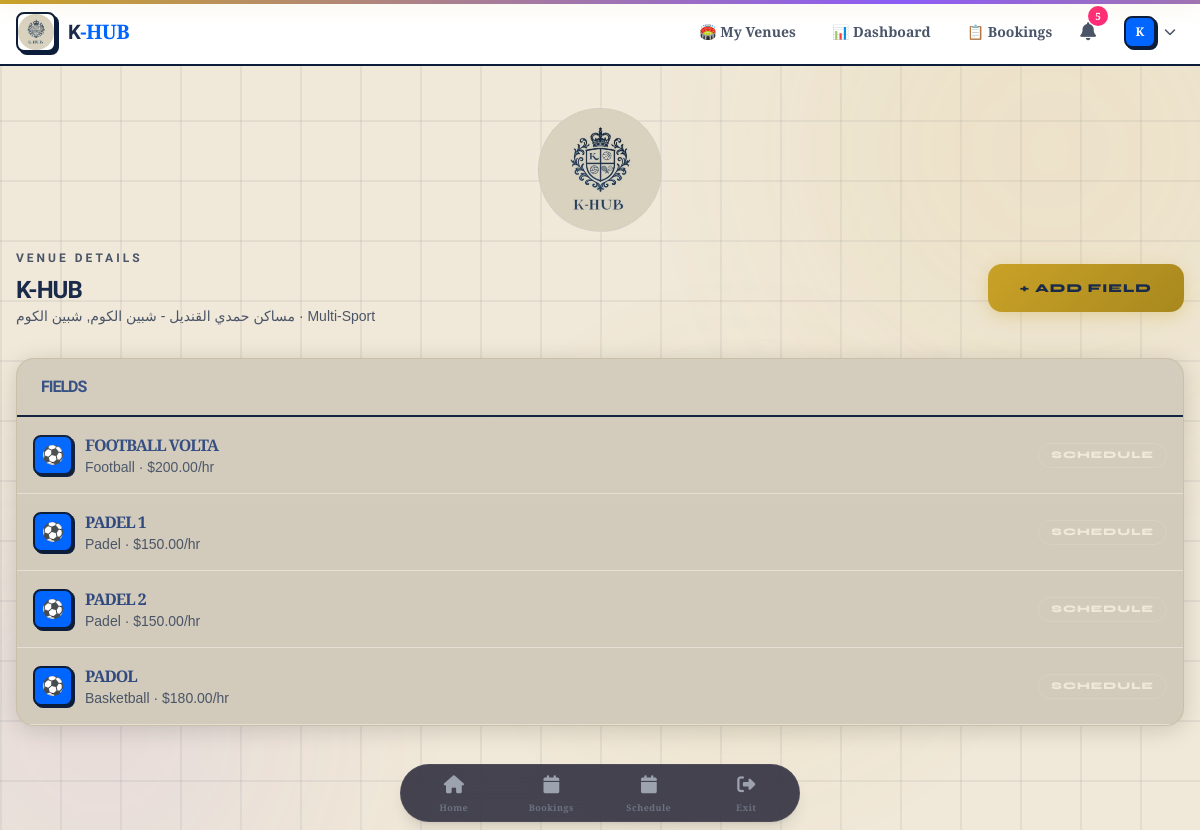
/venues/6/ (signed in), run on the app's committed database.
### accounts/models.py (models this page shows, shortened)
class User(AbstractBaseUser, PermissionsMixin):
    ROLE_CHOICES = [
        ('PLAYER', 'Player'),
        ('VENUE_OWNER', 'Venue Owner'),
        ('ADMIN', 'Admin'),
    ]
    email = models.EmailField(unique=True, db_index=True)
    username = models.CharField(max_length=50, unique=True, null=True, blank=True)
    role = models.CharField(max_length=20, choices=ROLE_CHOICES, default='PLAYER')
    is_active = models.BooleanField(default=True)
    is_staff = models.BooleanField(default=False)
    date_joined = models.DateTimeField(default=timezone.now)
    objects = UserManager()
    USERNAME_FIELD = 'email'
    REQUIRED_FIELDS = []
    class Meta:
        indexes = [
            models.Index(fields=['email']),
            models.Index(fields=['role']),
        ]
    @property
    def is_player(self):
        return self.role == 'PLAYER'
    @property
    def is_venue_owner(self):
        return self.role == 'VENUE_OWNER'

### venues/models.py (models this page shows, shortened)
class Venue(models.Model):
    SPORT_CHOICES = [
        ('FOOTBALL', 'Football'),
        ('CRICKET', 'Cricket'),
        ('BASKETBALL', 'Basketball'),
        ('TENNIS', 'Tennis'),
        ('PADEL', 'Padel'),
        ('BADMINTON', 'Badminton'),
        ('VOLLEYBALL', 'Volleyball'),
        ('MULTI', 'Multi-Sport'),
    ]
    owner = models.ForeignKey(settings.AUTH_USER_MODEL, on_delete=models.CASCADE, related_name='venues')
    name = models.CharField(max_length=200)
    address = models.TextField()
    city = models.CharField(max_length=100)
    sport_type = models.CharField(max_length=20, choices=SPORT_CHOICES)
    description = models.TextField(blank=True)
    logo = models.ImageField(upload_to='venue_logos/', null=True, blank=True)
    brand_color = models.CharField(max_length=7, default='#0066FF')
    brand_name = models.CharField(max_length=200, blank=True)
    created_at = models.DateTimeField(auto_now_add=True)

class Field(models.Model):
    venue = models.ForeignKey(Venue, on_delete=models.CASCADE, related_name='fields')
    name = models.CharField(max_length=200)
    sport_type = models.CharField(max_length=20, choices=Venue.SPORT_CHOICES)
    description = models.TextField(blank=True)
    price_per_hour = models.DecimalField(max_digits=10, decimal_places=2, validators=[MinValueValidator(0)])
    is_active = models.BooleanField(default=True)
    image = models.ImageField(upload_to='field_images/', null=True, blank=True)
    created_at = models.DateTimeField(auto_now_add=True)
    class Meta:
        indexes = [
            models.Index(fields=['venue', 'is_active']),
            models.Index(fields=['sport_type']),
        ]

### venues/views.py (the view)
# urls.py: path('<int:venue_id>/', views.venue_detail, name='venue_detail'),
@venue_owner_required
def venue_detail(request, venue_id):
    venue = get_object_or_404(Venue, id=venue_id, owner=request.user)
    fields = venue.fields.all()
    return render(request, 'venues/venue_detail.html', {'venue': venue, 'fields': fields})

### notifications/context_processors.py (called while the page is built)
def unread_count(request):
    if request.user.is_authenticated:
        count = Notification.objects.filter(user=request.user, is_read=False).count()
        return {'unread_notifications_count': count}
    return {'unread_notifications_count': 0}

### venues/templates/venues/venue_detail.html (shortened to what this page needs)
{% extends 'base.html' %}
{% block content %}
<div class="animate-fade-up">
    <div class="flex justify-between items-center mb-8">
        <div>
            <p class="text-xs font-bold uppercase tracking-[3px] text-[#4A5568] mb-2" style="font-family: 'Orbitron', sans-serif;">Venue Details</p>
            <h1 class="text-2xl font-bold" style="font-family: 'Orbitron', sans-serif;">{{ venue.name }}</h1>
            <p class="text-sm text-[#4A5568]">{{ venue.address }}, {{ venue.city }} · {{ venue.get_sport_type_display }}</p>
        </div>
        <a href="{% url 'venues:field_create' venue.id %}" class="btn-chrome text-xs">+ Add Field</a>
    </div>
    {% if fields %}
        <div class="khub-card overflow-hidden">
            <div class="px-6 py-4 border-b-2 border-[#0B1D3A]">
                <h3 class="font-bold" style="font-family: 'Orbitron', sans-serif;">FIELDS</h3>
            </div>
            {% for field in fields %}
                <div class="p-4 flex justify-between items-center border-b border-[#E5DFD5] hover:bg-[#F5F0E5] transition">
                    <div class="flex items-center gap-3">
                        <div class="w-10 h-10 rounded-lg bg-[#0066FF] flex items-center justify-center text-lg border-2 border-[#0B1D3A] shadow-[2px_2px_0px_#0B1D3A]">⚽</div>
                        <div>
                            <h3 class="font-bold">{{ field.name }}</h3>
                            <p class="text-sm text-[#4A5568]">{{ field.get_sport_type_display }} · ${{ field.price_per_hour }}/hr</p>
                        </div>
                    </div>
                    <a href="{% url 'venues:field_schedule' field.id %}" class="btn-outline text-[10px] px-3 py-1">Schedule</a>
                </div>
            {% endfor %}
        </div>
    {% else %}
        <div class="khub-card p-16 text-center">
            <span class="text-5xl mb-4 block">⚽</span>
            <p class="text-[#4A5568]">No fields yet</p>
            <a href="{% url 'venues:field_create' venue.id %}" class="btn-chrome inline-block mt-4 text-xs">Add Field</a>
        </div>
    {% endif %}
</div>
{% endblock %}

### templates/navbar.html (shortened to what this page needs)
{% load static %}
<nav class="hidden md:block bg-white border-b-2 border-[#0B1D3A] sticky top-0 z-50">
    <div class="container mx-auto px-4 max-w-7xl">
        <div class="flex items-center justify-between h-16">
            <a href="/" class="flex items-center gap-3">
                <img src="{% static 'img/logo.png' %}" alt="K-HUB" class="w-10 h-10 rounded-lg border-2 border-[#0B1D3A] shadow-[3px_3px_0px_#0B1D3A] object-contain bg-white">
                <span class="text-xl font-black tracking-tight" style="font-family: 'Orbitron', sans-serif;">
                    K<span style="color: #0066FF;">-HUB</span>
                </span>
            </a>
            {% if user.is_authenticated %}
            <div class="flex items-center gap-1">
                {% if user.is_player %}
                    <a href="{% url 'booking:browse_fields' %}" class="px-4 py-2 text-sm font-bold text-[#4A5568] hover:text-[#0066FF] hover:bg-[#F5F0E5] rounded-lg transition">
                        🏟️ Book
                    </a>
                    <a href="{% url 'teams:room_list' %}" class="px-4 py-2 text-sm font-bold text-[#4A5568] hover:text-[#0066FF] hover:bg-[#F5F0E5] rounded-lg transition">
                        🎮 Rooms
                    </a>
                    <a href="{% url 'booking:history' %}" class="px-4 py-2 text-sm font-bold text-[#4A5568] hover:text-[#0066FF] hover:bg-[#F5F0E5] rounded-lg transition">
                        📋 My Bookings
                    </a>
                {% elif user.is_venue_owner %}
                    <a href="{% url 'venues:list' %}" class="px-4 py-2 text-sm font-bold text-[#4A5568] hover:text-[#0066FF] hover:bg-[#F5F0E5] rounded-lg transition">
                        🏟️ My Venues
                    </a>
                    <a href="{% url 'venues:owner_dashboard' %}" class="px-4 py-2 text-sm font-bold text-[#4A5568] hover:text-[#0066FF] hover:bg-[#F5F0E5] rounded-lg transition">
                        📊 Dashboard
                    </a>
                    <a href="{% url 'venues:booking_requests' %}" class="px-4 py-2 text-sm font-bold text-[#4A5568] hover:text-[#0066FF] hover:bg-[#F5F0E5] rounded-lg transition">
                        📋 Bookings
                    </a>
                {% endif %}
                <a href="{% url 'notifications:list' %}" class="relative p-2 text-[#4A5568] hover:text-[#0066FF] transition">
                    <i class="fas fa-bell text-lg"></i>
                    <span id="notifBadge" class="absolute -top-1 -right-1 w-5 h-5 bg-[#FF2D78] rounded-full text-[10px] flex items-center justify-center font-bold text-white hidden">
                    </span>
                </a>
                <div class="relative ml-2">
                    <button onclick="document.getElementById('userDropdown').classList.toggle('hidden')" class="flex items-center gap-2 p-2 hover:bg-[#F5F0E5] rounded-lg transition">
                        <div class="w-8 h-8 rounded-lg bg-[#0066FF] flex items-center justify-center text-white font-bold text-xs border-2 border-[#0B1D3A] shadow-[2px_2px_0px_#0B1D3A]">
                            {{ user.username|first|upper }}
                        </div>
                        <i class="fas fa-chevron-down text-xs text-[#4A5568]"></i>
                    </button>
                </div>
            </div>
{% else %}
<div class="flex items-center gap-3">
    <a href="{% url 'accounts:login' %}" class="btn-outline text-xs py-2 px-4">Sign In</a>
    <a href="{% url 'accounts:register_player' %}" class="btn-chrome text-xs py-2 px-4">Get Started</a>
</div>
{% endif %}
        </div>
    </div>
</nav>

### templates/base.html (style rules this page uses)
:root { --chrome: #C9A227; --navy: #1A2A4A; --beige: #F0E8D8; --white: #F0E8D8; --pink: #C9A227; --purple: #8B5CF6; --border: #1A2A4A; --gold: #C9A227; --text-light: #F0E8D8; --text-dark: #1A2A4A; }
* { font-family: 'Cinzel', sans-serif; }
h1, h2, h3 { font-family: 'Cinzel', sans-serif; font-weight: 800; text-transform: uppercase; letter-spacing: -1px; }
body { background: var(--beige); color: var(--navy); min-height: 100vh; font-weight: 500; overflow-x: hidden; }
body::before { content: ''; position: fixed; inset: 0; background-image: linear-gradient(rgba(26,42,74,0.06) 2px, transparent 2px), linear-gradient(90deg, rgba(26,42,74,0.06) 2px, transparent 2px); background-size: 60px 60px; animation: gridMove 20s linear infinite; pointer-events: none; z-index: 0; }
body::after { content: ''; position: fixed; top: 0; left: 0; right: 0; height: 4px; background: linear-gradient(90deg, var(--chrome), var(--purple), var(--pink), var(--gold), var(--chrome)); background-size: 300% 100%; animation: chromeSlide 2s linear infinite; z-index: 100; box-shadow: 0 0 20px rgba(201,162,39,0.3); }
.khub-card { background: #d2caba; color: #304a80; border: 1px solid rgba(146, 97, 0, 0.1); border-radius: 18px; transition: all 0.3s cubic-bezier(0.4, 0, 0.2, 1); box-shadow: 0 4px 24px rgba(0,0,0,0.15); position: relative; overflow: hidden; }
.khub-card::before { content: ''; position: absolute; top: 0; left: 0; right: 0; height: 50%; background: linear-gradient(180deg, rgba(255,255,255,0.05) 0%, transparent 100%); pointer-events: none; border-radius: 18px 18px 0 0; }
.btn-chrome { background: linear-gradient(135deg, #C9A227, #A8881E); color: #1A2A4A; padding: 16px 32px; border-radius: 14px; font-weight: 800; font-size: 14px; text-transform: uppercase; letter-spacing: 1px; border: none; box-shadow: 0 4px 16px rgba(201,162,39,0.3); transition: all 0.3s ease; cursor: pointer; font-family: 'Syne', sans-serif; position: relative; overflow: hidden; }
.btn-chrome::after { content: ''; position: absolute; top: 0; left: -100%; width: 100%; height: 100%; background: linear-gradient(90deg, transparent, rgba(255,255,255,0.2), transparent); transition: left 0.5s ease; }
.btn-outline { background: transparent; color: #F0E8D8; padding: 16px 32px; border-radius: 14px; font-weight: 800; font-size: 14px; text-transform: uppercase; letter-spacing: 1px; border: 1px solid rgba(240,232,216,0.2); transition: all 0.3s ease; cursor: pointer; font-family: 'Syne', sans-serif; }
.animate-fade-up { animation: fadeUp 0.4s cubic-bezier(0.4, 0, 0.2, 1) forwards; }

### data on the page
User: username|first "K"
Venue: name "K-HUB", address "مساكن حمدي القنديل - شبين الكوم", city "شبين الكوم", sport_type "Multi-Sport"
Field: name "FOOTBALL VOLTA", sport_type "Football", price_per_hour "200.00"
Field: name "PADEL 1", sport_type "Padel", price_per_hour "150.00"
Field: name "PADEL 2", sport_type "Padel", price_per_hour "150.00"
Field: name "PADOL", sport_type "Basketball", price_per_hour "180.00"
